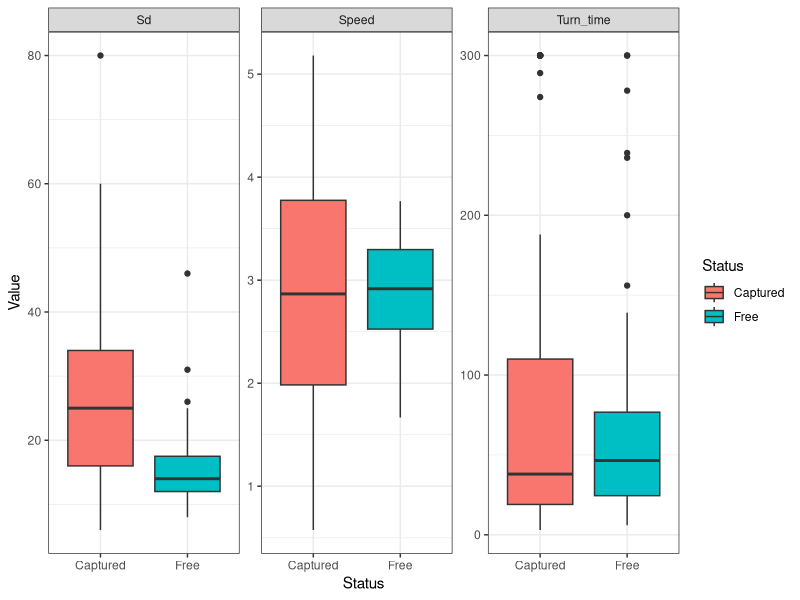
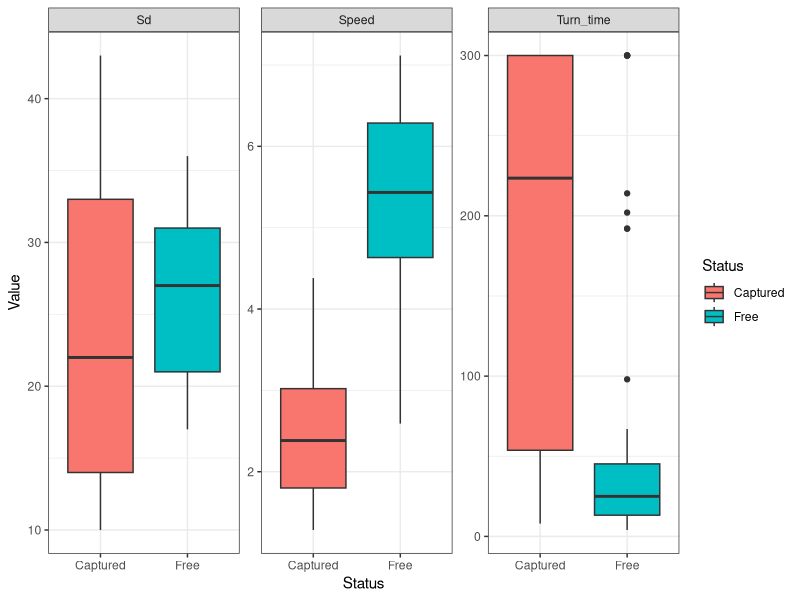
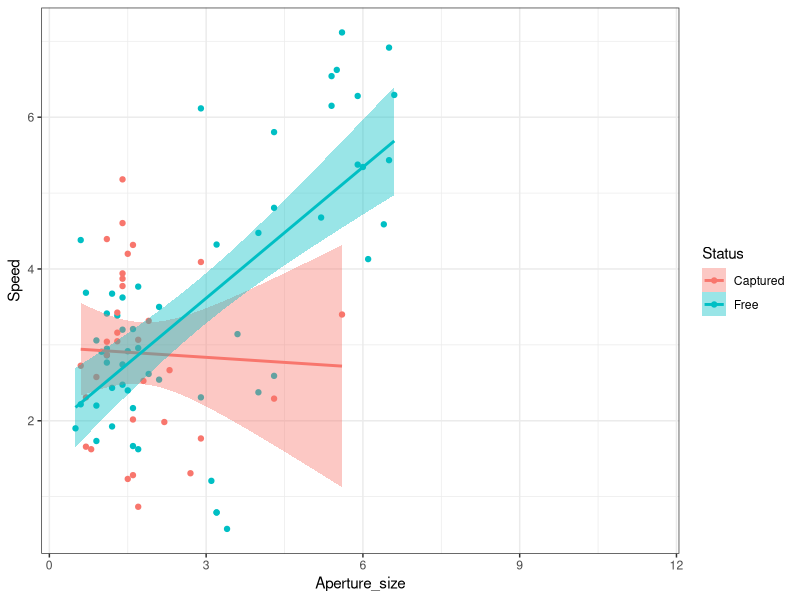

These figures' R source, in order:
## ---- chunk 1
knitr::opts_chunk$set(echo = FALSE, warning = FALSE, message = FALSE)
## ---- chunk 2
library(readxl)
library(ggplot2)
library(dplyr)
library(broom)
library(clipr)
library(cowplot)

## ---- chunk 3
snail_move <- read_excel("Data/snail_movement_2023.xlsx", na = "NA")

snail_move$Speed <- snail_move$Trek_lenght/snail_move$active_time

Litt <- snail_move[snail_move$Species == "Littorina",]
Hydr <- snail_move[snail_move$Species == "Hydrobia",]

Barbar <- snail_move[snail_move$Barbarity == "Barbar",]
Domestic <- snail_move[snail_move$Barbarity == "domestic",]

Barbar_Litt <- Litt[Litt$Barbarity == "Barbar",]
Barbar_Hydr <- Hydr[Hydr$Barbarity == "Barbar",]
Domestic_Litt <- Litt[Litt$Barbarity == "domestic",]
Domestic_Hydr <- Hydr[Hydr$Barbarity == "domestic",]


snail_move  <- snail_move %>% filter(Barbarity == "Barbar")

setwd('H:/Text/Paper_2023/Sasha/r_calc_snailmovent/Data')
snail_move2 <- read_excel("snail_movement_2023_lenght.xlsx", na = "NA")

Litt2 <- snail_move2[snail_move2$Species == "Littorina",]
Hydr2 <- snail_move2[snail_move2$Species == "Hydrobia",]
## ---- chunk 4
ggplot(Hydr2, aes(y = Value, x = Status, fill = Status)) + geom_boxplot() + theme_bw() + facet_wrap(~Trait,scales = "free_y")
## ---- chunk 5
ggplot(Litt2, aes(y = Value, x = Status, fill = Status)) + geom_boxplot() + theme_bw() + facet_wrap(~Trait,scales = "free_y")
## ---- chunk 6
ggplot(Barbar, aes(y = Speed, x = Aperture_size, fill = Status, color = Status)) + geom_point() + geom_smooth(method = 'lm') + theme_bw()
